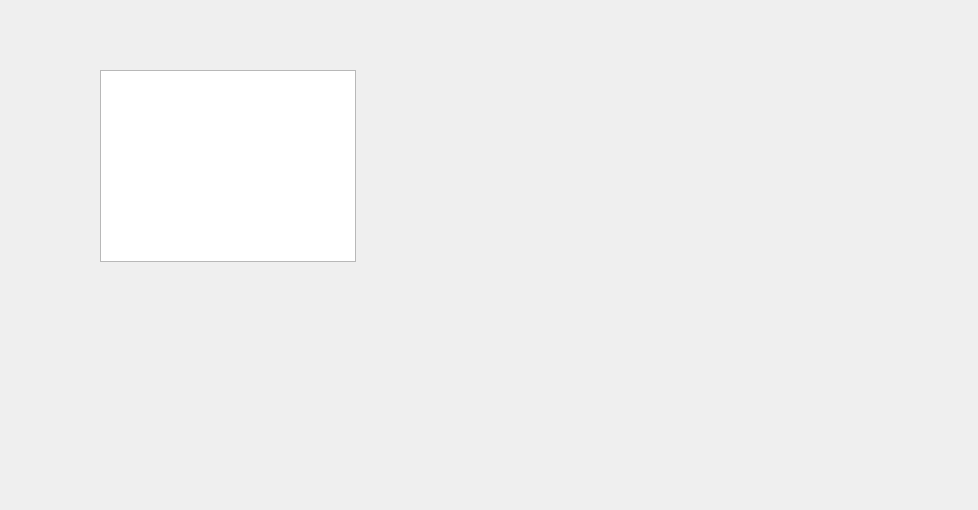
<?xml version="1.0" encoding="UTF-8"?>
<ui version="4.0">
 <class>MainWindow</class>
 <widget class="QMainWindow" name="MainWindow">
  <property name="geometry">
   <rect>
    <x>0</x>
    <y>0</y>
    <width>978</width>
    <height>510</height>
   </rect>
  </property>
  <property name="windowTitle">
   <string>MainWindow</string>
  </property>
  <widget class="QWidget" name="centralWidget">
   <widget class="QGraphicsView" name="graphicsView">
    <property name="geometry">
     <rect>
      <x>100</x>
      <y>70</y>
      <width>256</width>
      <height>192</height>
     </rect>
    </property>
   </widget>
  </widget>
 </widget>
 <layoutdefault spacing="6" margin="11"/>
 <resources/>
 <connections/>
</ui>
